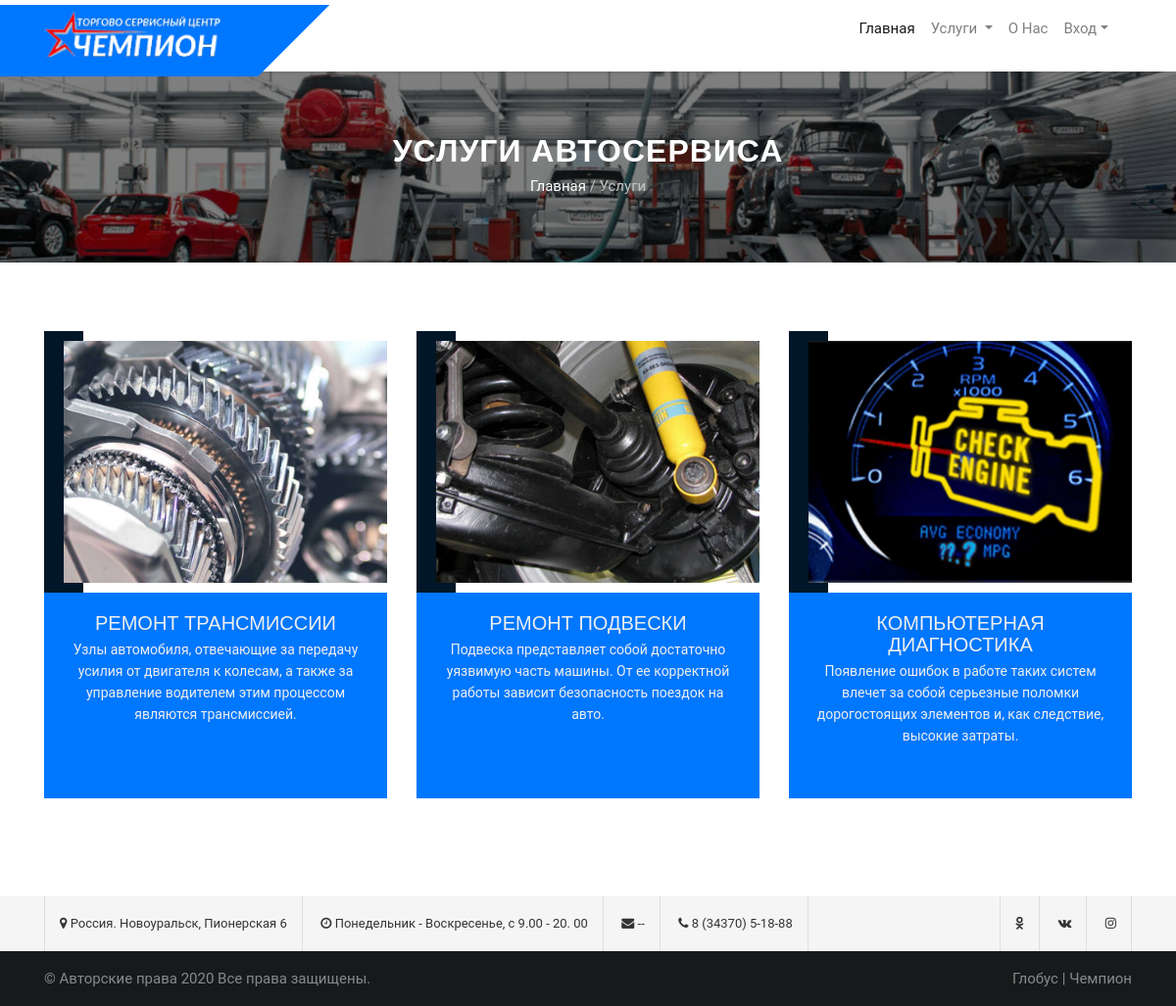
Page /all_service/service/list/ on the earlier database version.
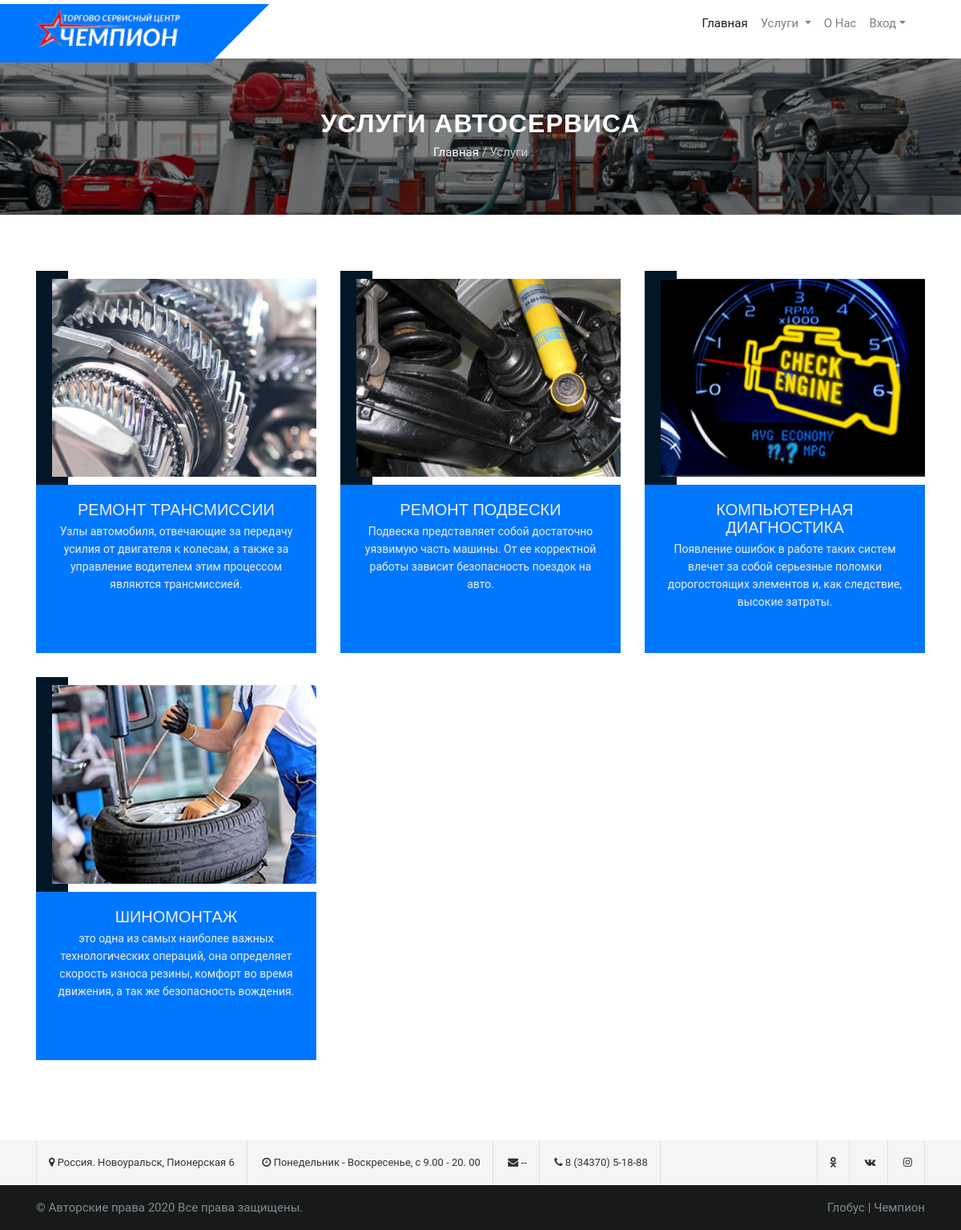
Same page on the later database version.
### all_services/models.py (models this page shows, shortened)
class AllServices(models.Model):
    heading = models.CharField(max_length=50, verbose_name='Название услуги')
    heading_min = models.TextField(max_length=200, verbose_name='Минимальное описание (100 сим)')
    heading_max = models.TextField(max_length=20000, verbose_name='Полное описание услуги')
    is_published = models.BooleanField(default=True, verbose_name='Опубликовать?')
    variant_2 = models.BooleanField(default=True, verbose_name='Опубликовать вариантом картинки?')
    img = ProcessedImageField(upload_to='all_services/img/%Y/%m/%d/', blank=True,
                              processors=[ResizeToFill(800, 600)],
                              format='webp',
                              options={'quality': 70}, verbose_name='Картинка')
    img_thumbnail = ImageSpecField(source='img',
                                   processors=[ResizeToFill(390, 260)],
                                   format='webp',
                                   options={'quality': 60})
    def get_image(self):
        if self.img:
            return mark_safe(u'<a href="{0}" target="_blank"><img src="{0}" width="60"/></a>'.format(self.img.url))
        else:
            return '(Нет изображения)'
    get_image.short_description = "Изображение"
    class Meta:
        verbose_name = 'Услуга'
        verbose_name_plural = 'Услуги'
    def get_absolute_url_detail(self):  # переход для просмотра
        return reverse('all_service:all_service-detail', kwargs={'pk': self.pk})

### all_services/views.py (the view)
# urls.py: path('all_service/service/list/', AllServiceList.as_view(), name='all_service-list'),
class AllServiceList(ListView, ListViewsMixin):
    model = AllServices
    template_name = 'all_services/list.html'
    def get_context_data(self, *, object_list=None, **kwargs):
        context = super(AllServiceList, self).get_context_data(**kwargs)
        context['title'] = 'Все услуги'
        return context

### main/mixins.py (called while the page is built)
    def get_context_data(self, *args, **kwargs):
        context = super(ListViewsMixin, self).get_context_data(*args, **kwargs)
        context['location_address'] = LocAddress.objects.get()
        context['social_contacts'] = SocialContacts.objects.get()
        context['object_list'] = AllServices.objects.filter(is_published=True, variant_2=True)
        return context

### main/templatetags/my_tags.py (called while the page is built)
@register.simple_tag
def verbose_name_plural(value):
    if hasattr(value, 'model'):
        value = value.model
    return value._meta.verbose_name_plural.title()

### all_services/templates/all_services/list.html (shortened to what this page needs)
{% extends 'base.html' %}{% load static %}{% load my_tags %}
{% block content_main %}
    <div class="breadcumbs-area breadcumbs-bg-1 bc-area-padding">
        <div class="d-table">
            <div class="d-table-cell">
                <div class="container">
                    <div class="row">
                        <div class="col-md-12 text-center">
                            <h2>Услуги Автосервиса</h2>
                            <span style="color: #c3c3c3"><a href="{% url 'main:main' %}">Главная</a> / {% verbose_name_plural object_list %}</span>
                        </div>
                    </div>
                </div>
            </div>
        </div>
    </div>
    <div class="content-block-area">
        <div class="container">
            <div class="row">
                {% if object_list %}
                    {% for object in object_list %}
                        <div class="col-sm-6 col-md-4">
                            <div class="services-item-two">
                                <div class="services-item-mask">
                                    <div class="pic">
                                        {% if object.img %}
                                        <img src="{{ object.img.url }}" alt="Image">
                                            {% else %}
                                            <img src="{% static 'main/assets/img/services/services-img.jpg' %}" alt="Image">
                                        {% endif %}
                                    </div>
                                </div>
                                <div class="services-item-info">
                                    <h3 class="title">{{ object.heading }}</h3>
                                    <p class="description">
                                        {{ object.heading_min }}
                                    </p>
                                </div>
                            </div>
                        </div>
                    {% endfor %}
                {% else %}
                    <div class="col-sm-12 col-md-12 text-center">
                        <a href="{% url 'main:main' %}" class="btn theme-btn">Услуг автосервис не предоставляет</a>
                    </div>
                {% endif %}
            </div>
        </div>
    </div>
{% endblock %}

Differences in the rows shown:
now on this page (row edited): AllServices: img (picture), heading "ШИНОМОНТАЖ", heading_min "это одна из самых наиболее важных технологических операций, она определяет скорость износа резины, комфорт во время движения, а так же безопасность вождения."
